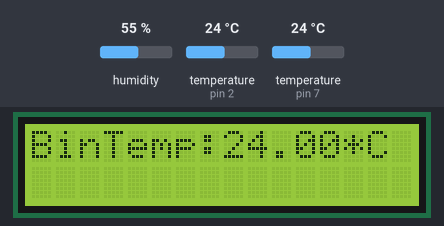
Bench run of a sketch on a simulated Arduino Uno, built with avr-gcc and run on an emulated ATmega328P. Shown: 16×2 character LCD. Inputs (shaded band) come from the test bench; at power-on: temperature (sensors on pin 7, pin 2) 24 °C, humidity 55 %. What the sketch prints to the serial monitor is not drawn.

Above: at 3.4 s.
3.5 s: temperature (sensor on pin 7) set to 12 °C
At 8.0 s:
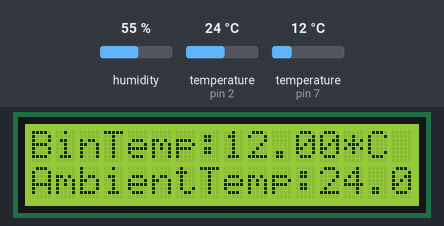
8.4 s: temperature (sensor on pin 2) set to 12 °C
At 9.4 s:
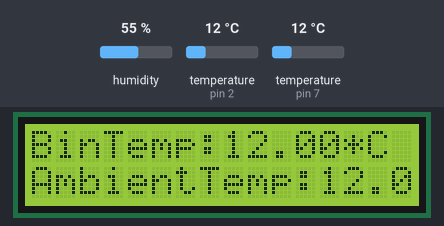
13.3 s: temperature (sensor on pin 7) set to 19 °C
At 18.5 s:
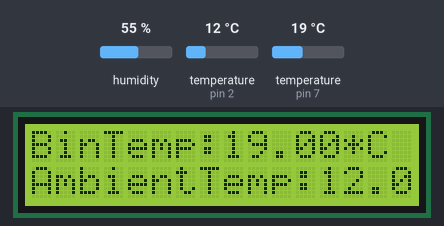
19.5 s: temperature (sensor on pin 2) set to 19 °C
At 20.9 s:
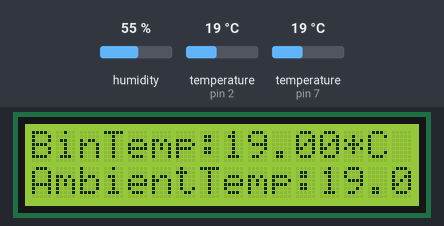
24.4 s: temperature (sensor on pin 7) set to 28 °C
At 27.0 s:
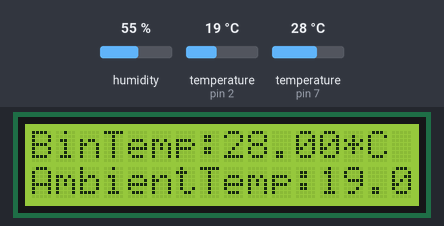
29.3 s: temperature (sensor on pin 2) set to 28 °C
At 32.5 s:
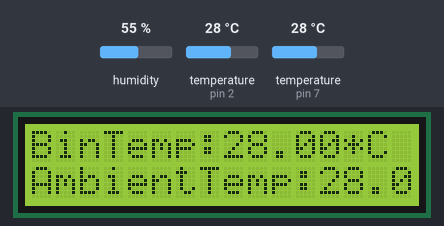
Timing chart, 0 to 34.0 s (numbered marks = the images above; inputs shaded):
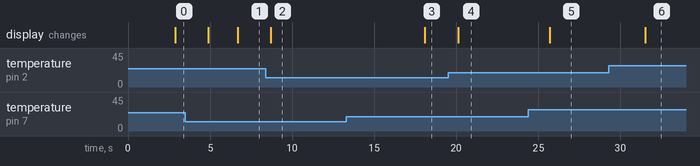

The sketch:

Compost_Arduino.ino
```cpp
#include <OneWire.h>
#include <DallasTemperature.h>
#include <LiquidCrystal_PCF8574.h>
LiquidCrystal_PCF8574 lcd(0x3F);
#include<DHT.h>

DHT dht (2, DHT22);
#define ONE_WIRE_BUS 7

OneWire oneWire(ONE_WIRE_BUS);
DallasTemperature sensors(&oneWire);

float tempC = 0;
int dhtpower = 9;
void setup() {
  sensors.begin();
  lcd.begin(16, 2);
  lcd.setBacklight(255);
  lcd.home();
  lcd.clear();
  dht.begin();
  lcd.print("Hello");
  delay(1000);
  Serial.begin(9600);
  pinMode(dhtpower, INPUT);
  digitalWrite(dhtpower, HIGH);
}
void loop(){
  dsb();
  dht22();
}
void dsb() {
  sensors.requestTemperatures();
  tempC = sensors.getTempCByIndex(0);
  delay(1000);
  Serial.println(tempC);

  lcd.setCursor(0, 0);
  lcd.print("BinTemp:");
  lcd.print(tempC);
  lcd.print("*C");
}
void dht22() {
  delay(2000);
  float humidity = dht.readHumidity();
  float temperature = dht.readTemperature();

  lcd.setCursor(0,1);
  lcd.print("AmbientTemp:");
  lcd.print(temperature);
  lcd.print(" *C");
}
```

Measured:
- after the input at 3.5 s, the display: first differs from a run without the input after 3.2 s (image 1)
- after the input at 8.4 s, the display: changes after 0.30 s (image 2)
- after the input at 13.3 s, the display: changes after 4.8 s (image 3)
- after the input at 19.5 s, the display: changes after 0.61 s (image 4)
- after the input at 24.4 s, the display: changes after 1.3 s (image 5)
- after the input at 29.3 s, the display: changes after 2.2 s (image 6)
